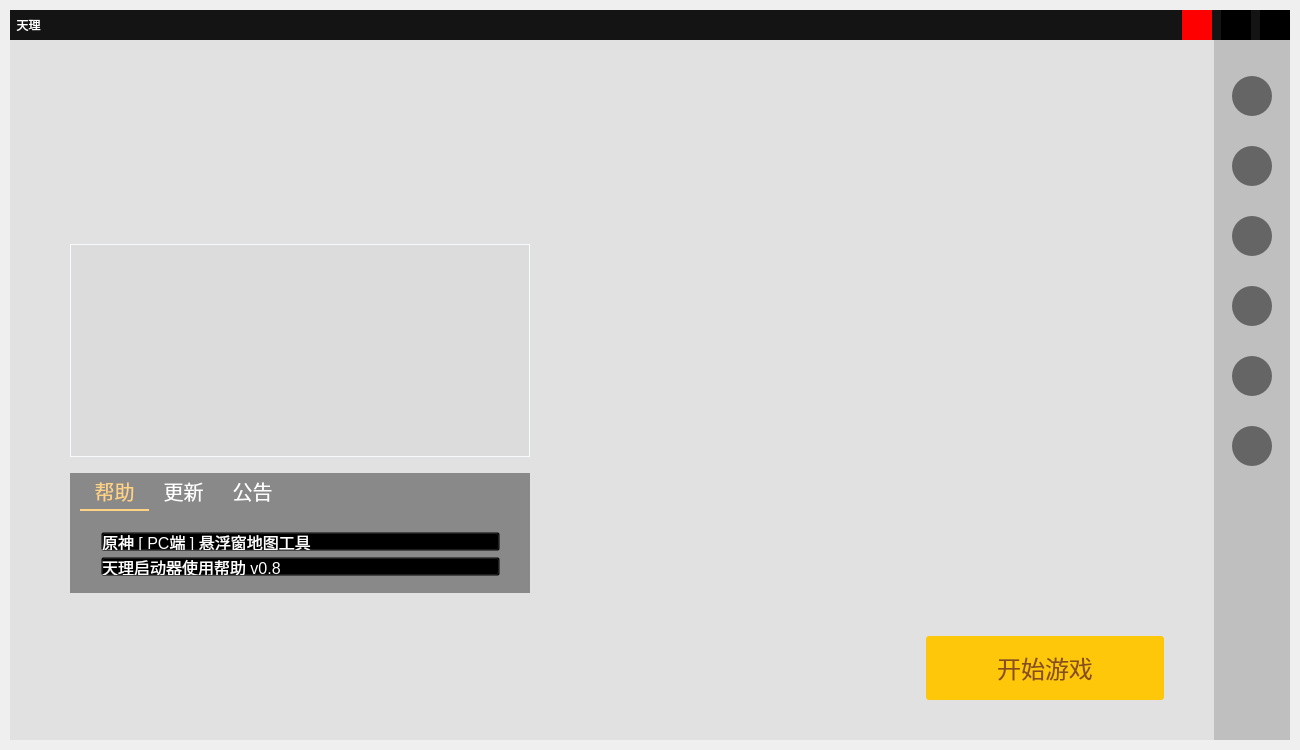
<?xml version="1.0" encoding="UTF-8"?>
<ui version="4.0">
 <class>GenshinImpactNaturalLawClass</class>
 <widget class="QMainWindow" name="GenshinImpactNaturalLawClass">
  <property name="geometry">
   <rect>
    <x>0</x>
    <y>0</y>
    <width>1300</width>
    <height>750</height>
   </rect>
  </property>
  <property name="windowTitle">
   <string>天理</string>
  </property>
  <property name="windowIcon">
   <iconset theme="MainIcon" resource="GenshinImpactNaturalLaw.qrc">
    <normaloff>:/icon/resource/icon/MainIcon.ico</normaloff>:/icon/resource/icon/MainIcon.ico</iconset>
  </property>
  <property name="autoFillBackground">
   <bool>false</bool>
  </property>
  <widget class="QWidget" name="centralWidget">
   <widget class="QLabel" name="MainBackgroundImageRect">
    <property name="geometry">
     <rect>
      <x>10</x>
      <y>10</y>
      <width>1280</width>
      <height>730</height>
     </rect>
    </property>
    <property name="autoFillBackground">
     <bool>false</bool>
    </property>
    <property name="styleSheet">
     <string notr="true">background-color:rgb(225, 225, 225)</string>
    </property>
    <property name="text">
     <string/>
    </property>
    <property name="pixmap">
     <pixmap resource="GenshinImpactNaturalLaw.qrc">:/BackgroundImage/resource/bg.png</pixmap>
    </property>
   </widget>
   <widget class="QLabel" name="TitleLabelRect">
    <property name="geometry">
     <rect>
      <x>10</x>
      <y>10</y>
      <width>1280</width>
      <height>30</height>
     </rect>
    </property>
    <property name="styleSheet">
     <string notr="true">background-color:rgb(20, 20, 20);
color:rgb(255, 255, 255);</string>
    </property>
    <property name="text">
     <string>  天理</string>
    </property>
   </widget>
   <widget class="QPushButton" name="pushButton_StartGame">
    <property name="geometry">
     <rect>
      <x>926</x>
      <y>636</y>
      <width>238</width>
      <height>64</height>
     </rect>
    </property>
    <property name="font">
     <font>
      <family>微软雅黑</family>
      <pointsize>18</pointsize>
     </font>
    </property>
    <property name="cursor">
     <cursorShape>PointingHandCursor</cursorShape>
    </property>
    <property name="styleSheet">
     <string notr="true">QPushButton{
background-color:rgb(255, 199, 9);
color:rgb(134, 77, 29);
border:none;
border-radius:3px;
}
QPushButton:hover {
background-color:rgb(255, 204, 33);
}
QPushButton:pressed {
background-color:rgb(255, 204, 33);
}</string>
    </property>
    <property name="text">
     <string>开始游戏</string>
    </property>
   </widget>
   <widget class="QPushButton" name="pushButton_TitleMin">
    <property name="geometry">
     <rect>
      <x>1221</x>
      <y>10</y>
      <width>30</width>
      <height>30</height>
     </rect>
    </property>
    <property name="styleSheet">
     <string notr="true">QPushButton{
background-color:rgb(0, 0, 0);
border:none;
background-image:url(:/TitleButtonImage/resource/titlebutton/bmin0.png)
}
QPushButton:hover {
background-image:url(:/TitleButtonImage/resource/titlebutton/bmin1.png)
}
QPushButton:pressed {
background-image:url(:/TitleButtonImage/resource/titlebutton/bmin1.png)
}</string>
    </property>
    <property name="text">
     <string/>
    </property>
   </widget>
   <widget class="QPushButton" name="pushButton_TitleSet">
    <property name="geometry">
     <rect>
      <x>1182</x>
      <y>10</y>
      <width>30</width>
      <height>30</height>
     </rect>
    </property>
    <property name="styleSheet">
     <string notr="true">QPushButton{
background-color:rgb(255, 0, 0);
border:none;
background-image:url(:/TitleButtonImage/resource/titlebutton/bset0.png)
}
QPushButton:hover {
background-image:url(:/TitleButtonImage/resource/titlebutton/bset1.png)
}
QPushButton:pressed {
background-image:url(:/TitleButtonImage/resource/titlebutton/bset1.png)
}</string>
    </property>
    <property name="text">
     <string/>
    </property>
   </widget>
   <widget class="QPushButton" name="pushButton_TitleExit">
    <property name="geometry">
     <rect>
      <x>1260</x>
      <y>10</y>
      <width>30</width>
      <height>30</height>
     </rect>
    </property>
    <property name="styleSheet">
     <string notr="true">QPushButton{
background-color:rgb(0, 0, 0);
border:none;
background-image:url(:/TitleButtonImage/resource/titlebutton/bexit0.png)
}
QPushButton:hover {
background-image:url(:/TitleButtonImage/resource/titlebutton/bexit1.png)
}
QPushButton:pressed {
background-image:url(:/TitleButtonImage/resource/titlebutton/bexit1.png)
}</string>
    </property>
    <property name="text">
     <string/>
    </property>
   </widget>
   <widget class="QLabel" name="GrayBackGround_Right_Rect">
    <property name="geometry">
     <rect>
      <x>1214</x>
      <y>40</y>
      <width>76</width>
      <height>700</height>
     </rect>
    </property>
    <property name="styleSheet">
     <string notr="true">background-color:rgba(0, 0, 0, 38);</string>
    </property>
    <property name="text">
     <string/>
    </property>
   </widget>
   <widget class="QPushButton" name="pushButton_Linke_1">
    <property name="geometry">
     <rect>
      <x>1232</x>
      <y>76</y>
      <width>40</width>
      <height>40</height>
     </rect>
    </property>
    <property name="cursor">
     <cursorShape>PointingHandCursor</cursorShape>
    </property>
    <property name="styleSheet">
     <string notr="true">QPushButton{
background-color:rgba(0,0,0,120);
color:rgb(255, 255, 255);
border:rgb(82, 92, 115);
border-radius:20px;
border-image:url(:/LinkeIcon/resource/LinkeIcon/Bilibili_icon.png);
}
QPushButton:hover {
border:2px solid rgb(255, 210, 132);
}
QPushButton:pressed {
border:2px solid rgb(255, 210, 132);
}</string>
    </property>
    <property name="text">
     <string/>
    </property>
   </widget>
   <widget class="QPushButton" name="pushButton_Linke_2">
    <property name="geometry">
     <rect>
      <x>1232</x>
      <y>146</y>
      <width>40</width>
      <height>40</height>
     </rect>
    </property>
    <property name="cursor">
     <cursorShape>PointingHandCursor</cursorShape>
    </property>
    <property name="styleSheet">
     <string notr="true">QPushButton{
background-color:rgba(0,0,0,120);
color:rgb(255, 255, 255);
border:rgb(82, 92, 115);
border-radius:20px;
border-image:url(:/LinkeIcon/resource/LinkeIcon/QQ_icon.png);
}
QPushButton:hover {
border:2px solid rgb(255, 210, 132);
}
QPushButton:pressed {
border:2px solid rgb(255, 210, 132);
}</string>
    </property>
    <property name="text">
     <string/>
    </property>
   </widget>
   <widget class="QPushButton" name="pushButton_Linke_3">
    <property name="geometry">
     <rect>
      <x>1232</x>
      <y>216</y>
      <width>40</width>
      <height>40</height>
     </rect>
    </property>
    <property name="cursor">
     <cursorShape>PointingHandCursor</cursorShape>
    </property>
    <property name="styleSheet">
     <string notr="true">QPushButton{
background-color:rgba(0,0,0,120);
color:rgb(255, 255, 255);
border:rgb(82, 92, 115);
border-radius:20px;
border-image:url(:/LinkeIcon/resource/LinkeIcon/GitHub_icon.png);
}
QPushButton:hover {
border:2px solid rgb(255, 210, 132);
}
QPushButton:pressed {
border:2px solid rgb(255, 210, 132);
}</string>
    </property>
    <property name="text">
     <string/>
    </property>
   </widget>
   <widget class="QPushButton" name="pushButton_Linke_4">
    <property name="geometry">
     <rect>
      <x>1232</x>
      <y>286</y>
      <width>40</width>
      <height>40</height>
     </rect>
    </property>
    <property name="cursor">
     <cursorShape>PointingHandCursor</cursorShape>
    </property>
    <property name="styleSheet">
     <string notr="true">QPushButton{
background-color:rgba(0,0,0,120);
color:rgb(255, 255, 255);
border:rgb(82, 92, 115);
border-radius:20px;
}
QPushButton:hover {
border:2px solid rgb(255, 210, 132);
}
QPushButton:pressed {
border:2px solid rgb(255, 210, 132);
}</string>
    </property>
    <property name="text">
     <string/>
    </property>
   </widget>
   <widget class="QPushButton" name="pushButton_Linke_5">
    <property name="geometry">
     <rect>
      <x>1232</x>
      <y>356</y>
      <width>40</width>
      <height>40</height>
     </rect>
    </property>
    <property name="cursor">
     <cursorShape>PointingHandCursor</cursorShape>
    </property>
    <property name="styleSheet">
     <string notr="true">QPushButton{
background-color:rgba(0,0,0,120);
color:rgb(255, 255, 255);
border:rgb(82, 92, 115);
border-radius:20px;
border-image:url(:/LinkeIcon/resource/LinkeIcon/KYJG_yuanshen.png);
}
QPushButton:hover {
border:2px solid rgb(255, 210, 132);
}
QPushButton:pressed {
border:2px solid rgb(255, 210, 132);
}</string>
    </property>
    <property name="text">
     <string/>
    </property>
   </widget>
   <widget class="QLabel" name="label_Page_Rect">
    <property name="geometry">
     <rect>
      <x>70</x>
      <y>244</y>
      <width>460</width>
      <height>213</height>
     </rect>
    </property>
    <property name="font">
     <font>
      <family>微软雅黑</family>
      <pointsize>63</pointsize>
     </font>
    </property>
    <property name="styleSheet">
     <string notr="true">background-color:rgba(200, 200, 200,50);
border:1px solid rgb(248, 250, 251);
border-radius:0px;
color:rgb(255, 255, 255);
</string>
    </property>
    <property name="text">
     <string/>
    </property>
   </widget>
   <widget class="QTabWidget" name="tabWidget">
    <property name="geometry">
     <rect>
      <x>70</x>
      <y>473</y>
      <width>460</width>
      <height>120</height>
     </rect>
    </property>
    <property name="autoFillBackground">
     <bool>false</bool>
    </property>
    <property name="styleSheet">
     <string notr="true">QTabWidget{
    font-family:&quot;微软雅黑&quot;;
	font-size:20px;
	color:rgb(255, 255, 255);
	background-color:rgba(0,0, 0,100);
}

QTabWidget::pane
{
	border:none;
}

QTabBar::tab{
 	margin-top: 0px; 
	margin-left: 0px; 
	width:69px;
	height:36px;
	color:rgb(255, 255, 255);
	border:none;
}
 
QTabBar::tab:selected
{
	width:69px;
	height:36px;
	color:rgb(255, 210, 132);
	border:none;
	border-bottom:2px solid rgb(255, 210, 132);
}
 QTabBar::tab:hover
{
	width:69px;
	height:36px;
	color:rgb(255, 210, 132);
	border:none;
	border-bottom:2px solid rgb(255, 210, 132);
}
 
QTabWidget::tab-bar {
	border:none;
	left:10px;
} 
</string>
    </property>
    <property name="currentIndex">
     <number>0</number>
    </property>
    <widget class="QWidget" name="tab">
     <property name="styleSheet">
      <string notr="true">background-color:rgba(0,0, 0,0);</string>
     </property>
     <attribute name="title">
      <string>帮助</string>
     </attribute>
     <widget class="QWidget" name="verticalLayoutWidget">
      <property name="geometry">
       <rect>
        <x>20</x>
        <y>10</y>
        <width>421</width>
        <height>66</height>
       </rect>
      </property>
      <layout class="QVBoxLayout" name="verticalLayout">
       <item>
        <widget class="QPushButton" name="pushButton_Page_1">
         <property name="cursor">
          <cursorShape>PointingHandCursor</cursorShape>
         </property>
         <property name="styleSheet">
          <string notr="true">QPushButton{
 font-family:&quot;微软雅黑&quot;;
	font-size:16px;
text-align: left;
	color:rgb(255, 255, 255);
}
QPushButton:hover{
   font-family:&quot;微软雅黑&quot;;
	font-size:16px;
	color:rgb(255, 210, 132);
}
QPushButton:pressed{
    font-family:&quot;微软雅黑&quot;;
	font-size:16px;
color:rgb(255, 210, 132);
}</string>
         </property>
         <property name="text">
          <string>原神 [ PC端 ] 悬浮窗地图工具</string>
         </property>
        </widget>
       </item>
       <item>
        <widget class="QPushButton" name="pushButton_Page_2">
         <property name="cursor">
          <cursorShape>PointingHandCursor</cursorShape>
         </property>
         <property name="styleSheet">
          <string notr="true">QPushButton{
 font-family:&quot;微软雅黑&quot;;
	font-size:16px;
text-align: left;
	color:rgb(255, 255, 255);
}
QPushButton:hover{
   font-family:&quot;微软雅黑&quot;;
	font-size:16px;
	color:rgb(255, 210, 132);
}
QPushButton:pressed{
    font-family:&quot;微软雅黑&quot;;
	font-size:16px;
color:rgb(255, 210, 132);
}</string>
         </property>
         <property name="text">
          <string>天理启动器使用帮助 v0.8</string>
         </property>
        </widget>
       </item>
      </layout>
     </widget>
    </widget>
    <widget class="QWidget" name="tab_2">
     <property name="styleSheet">
      <string notr="true">QWidget{
background-color:rgba(0,0, 0,0);

}</string>
     </property>
     <attribute name="title">
      <string>更新</string>
     </attribute>
     <widget class="QWidget" name="verticalLayoutWidget_3">
      <property name="geometry">
       <rect>
        <x>20</x>
        <y>10</y>
        <width>421</width>
        <height>66</height>
       </rect>
      </property>
      <layout class="QVBoxLayout" name="verticalLayout_3">
       <item>
        <widget class="QPushButton" name="pushButton_Page_3">
         <property name="cursor">
          <cursorShape>PointingHandCursor</cursorShape>
         </property>
         <property name="styleSheet">
          <string notr="true">QPushButton{
 font-family:&quot;微软雅黑&quot;;
	font-size:16px;
text-align: left;
	color:rgb(255, 255, 255);
}
QPushButton:hover{
   font-family:&quot;微软雅黑&quot;;
	font-size:16px;
	color:rgb(255, 210, 132);
}
QPushButton:pressed{
    font-family:&quot;微软雅黑&quot;;
	font-size:16px;
color:rgb(255, 210, 132);
}</string>
         </property>
         <property name="text">
          <string>模组功能尚未实现，不必尝试</string>
         </property>
        </widget>
       </item>
       <item>
        <widget class="QPushButton" name="pushButton_Page_4">
         <property name="cursor">
          <cursorShape>PointingHandCursor</cursorShape>
         </property>
         <property name="styleSheet">
          <string notr="true">QPushButton{
 font-family:&quot;微软雅黑&quot;;
	font-size:16px;
text-align: left;
	color:rgb(255, 255, 255);
}
QPushButton:hover{
   font-family:&quot;微软雅黑&quot;;
	font-size:16px;
	color:rgb(255, 210, 132);
}
QPushButton:pressed{
    font-family:&quot;微软雅黑&quot;;
	font-size:16px;
color:rgb(255, 210, 132);
}</string>
         </property>
         <property name="text">
          <string>更新相关尚未实现，不必尝试</string>
         </property>
        </widget>
       </item>
      </layout>
     </widget>
    </widget>
    <widget class="QWidget" name="tab_3">
     <property name="styleSheet">
      <string notr="true">QWidget{
background-color:rgba(0,0, 0,0);

}</string>
     </property>
     <attribute name="title">
      <string>公告</string>
     </attribute>
     <widget class="QWidget" name="verticalLayoutWidget_2">
      <property name="geometry">
       <rect>
        <x>20</x>
        <y>10</y>
        <width>421</width>
        <height>66</height>
       </rect>
      </property>
      <layout class="QVBoxLayout" name="verticalLayout_2">
       <item>
        <widget class="QPushButton" name="pushButton_Page_5">
         <property name="cursor">
          <cursorShape>PointingHandCursor</cursorShape>
         </property>
         <property name="styleSheet">
          <string notr="true">QPushButton{
 font-family:&quot;微软雅黑&quot;;
	font-size:16px;
text-align: left;
	color:rgb(255, 255, 255);
}
QPushButton:hover{
   font-family:&quot;微软雅黑&quot;;
	font-size:16px;
	color:rgb(255, 210, 132);
}
QPushButton:pressed{
    font-family:&quot;微软雅黑&quot;;
	font-size:16px;
color:rgb(255, 210, 132);
}</string>
         </property>
         <property name="text">
          <string>测试交流群 QQ：538198823</string>
         </property>
        </widget>
       </item>
       <item>
        <widget class="QPushButton" name="pushButton_Page_6">
         <property name="cursor">
          <cursorShape>PointingHandCursor</cursorShape>
         </property>
         <property name="styleSheet">
          <string notr="true">QPushButton{
 font-family:&quot;微软雅黑&quot;;
	font-size:16px;
text-align: left;
	color:rgb(255, 255, 255);
}
QPushButton:hover{
   font-family:&quot;微软雅黑&quot;;
	font-size:16px;
	color:rgb(255, 210, 132);
}
QPushButton:pressed{
    font-family:&quot;微软雅黑&quot;;
	font-size:16px;
color:rgb(255, 210, 132);
}</string>
         </property>
         <property name="text">
          <string>侵删，emmm，开源代码，大家可以自己编译</string>
         </property>
        </widget>
       </item>
      </layout>
     </widget>
    </widget>
   </widget>
   <widget class="QLabel" name="GrayBackGround_TabPage_Rect">
    <property name="geometry">
     <rect>
      <x>70</x>
      <y>473</y>
      <width>460</width>
      <height>120</height>
     </rect>
    </property>
    <property name="autoFillBackground">
     <bool>false</bool>
    </property>
    <property name="styleSheet">
     <string notr="true">background-color:rgba(0,0, 0,100);</string>
    </property>
    <property name="text">
     <string/>
    </property>
   </widget>
   <widget class="QPushButton" name="pushButton">
    <property name="geometry">
     <rect>
      <x>71</x>
      <y>245</y>
      <width>458</width>
      <height>211</height>
     </rect>
    </property>
    <property name="cursor">
     <cursorShape>PointingHandCursor</cursorShape>
    </property>
    <property name="styleSheet">
     <string notr="true">
border:0px solid rgb(248, 250, 251);
border-radius:0px;
background-image:url(:/page/resource/page/page1.png);</string>
    </property>
    <property name="text">
     <string/>
    </property>
   </widget>
   <widget class="QPushButton" name="pushButton_Linke_6">
    <property name="geometry">
     <rect>
      <x>1232</x>
      <y>426</y>
      <width>40</width>
      <height>40</height>
     </rect>
    </property>
    <property name="cursor">
     <cursorShape>PointingHandCursor</cursorShape>
    </property>
    <property name="styleSheet">
     <string notr="true">QPushButton{
background-color:rgba(0,0,0,120);
color:rgb(255, 255, 255);
border:rgb(82, 92, 115);
border-radius:20px;
border-image:url(:/LinkeIcon/resource/LinkeIcon/KYJG_yuanshen.png);
}
QPushButton:hover {
border:2px solid rgb(255, 210, 132);
}
QPushButton:pressed {
border:2px solid rgb(255, 210, 132);
}</string>
    </property>
    <property name="text">
     <string/>
    </property>
   </widget>
   <zorder>MainBackgroundImageRect</zorder>
   <zorder>TitleLabelRect</zorder>
   <zorder>pushButton_StartGame</zorder>
   <zorder>pushButton_TitleMin</zorder>
   <zorder>pushButton_TitleSet</zorder>
   <zorder>pushButton_TitleExit</zorder>
   <zorder>GrayBackGround_Right_Rect</zorder>
   <zorder>pushButton_Linke_1</zorder>
   <zorder>pushButton_Linke_2</zorder>
   <zorder>pushButton_Linke_3</zorder>
   <zorder>pushButton_Linke_4</zorder>
   <zorder>pushButton_Linke_5</zorder>
   <zorder>label_Page_Rect</zorder>
   <zorder>GrayBackGround_TabPage_Rect</zorder>
   <zorder>tabWidget</zorder>
   <zorder>pushButton</zorder>
   <zorder>pushButton_Linke_6</zorder>
  </widget>
 </widget>
 <layoutdefault spacing="6" margin="11"/>
 <resources>
  <include location="GenshinImpactNaturalLaw.qrc"/>
 </resources>
 <connections>
  <connection>
   <sender>pushButton_TitleMin</sender>
   <signal>clicked()</signal>
   <receiver>GenshinImpactNaturalLawClass</receiver>
   <slot>showMinimized()</slot>
   <hints>
    <hint type="sourcelabel">
     <x>1220</x>
     <y>10</y>
    </hint>
    <hint type="destinationlabel">
     <x>1344</x>
     <y>87</y>
    </hint>
   </hints>
  </connection>
 </connections>
</ui>
